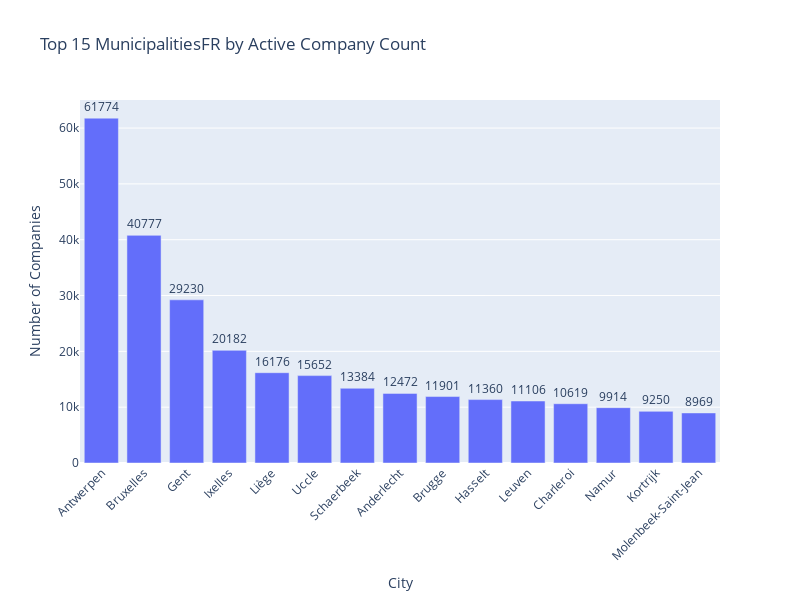

Notebook code for this chart:
### Code cell
import plotly.express as px

# Step 1: Select and sort top 15 municipalities by count
top15_df = status_df[['MunicipalityFR', 'Active_companies_count_FR']].sort_values(
    by='Active_companies_count_FR', ascending=False
).head(15)

# Step 2: Create the Plotly bar chart
fig = px.bar(
    top15_df,
    x='MunicipalityFR',
    y='Active_companies_count_FR',
    title='Top 15 MunicipalitiesFR by Active Company Count',
    labels={'MunicipalityFR': 'City', 'Active_companies_count_FR': 'Number of Companies'},
    text='Active_companies_count_FR'
)

# Step 3: Customize layout
fig.update_layout(xaxis_tickangle=-45,
                    width = 800,
                    height = 600
                )
fig.update_traces(textposition='outside')

# Step 4: Show the plot
fig.show()

### Figure 1 — Plotly figure (JSON) as saved in the notebook; plotly's stock layout.template omitted (floating-point values rounded to 4 significant figures)
{"data": [{"hovertemplate": "City=%{x}<br>Number of Companies=%{text}<extra></extra>", "legendgroup": "", "marker": {"color": "#636efa", "pattern": {"shape": ""}}, "name": "", "orientation": "v", "showlegend": false, "text": [61770.0, 40780.0, 29230.0, 20180.0, 16180.0, 15650.0, 13380.0, 12470.0, 11900.0, 11360.0, 11110.0, 10620.0, 9914.0, 9250.0, 8969.0], "textposition": "outside", "type": "bar", "x": ["Antwerpen", "Bruxelles", "Gent", "Ixelles", "Liège", "Uccle", "Schaerbeek", "Anderlecht", "Brugge", "Hasselt", "Leuven", "Charleroi", "Namur", "Kortrijk", "Molenbeek-Saint-Jean"], "xaxis": "x", "y": [61774, 40777, 29230, 20182, 16176, 15652, 13384, 12472, 11901, 11360, 11106, 10619, 9914, 9250, 8969], "yaxis": "y"}], "layout": {"barmode": "relative", "height": 600, "legend": {"tracegroupgap": 0}, "title": {"text": "Top 15 MunicipalitiesFR by Active Company Count"}, "width": 800, "xaxis": {"anchor": "y", "domain": [0, 1], "tickangle": -45, "title": {"text": "City"}}, "yaxis": {"anchor": "x", "domain": [0, 1], "title": {"text": "Number of Companies"}}}}
